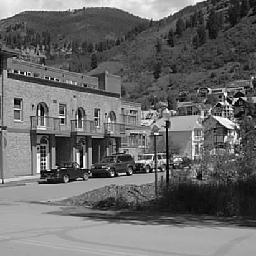
#> input picture testing/1009.jpg, 256 x 256 px
$ python -i dense_sift_pyramid.py   (imports and definitions only)
#> lines starting #> are read from the running program, lines starting #| are printed output that depends on the picture
import numpy as np
import cv2
from sklearn.cluster import MiniBatchKMeans
from sklearn.preprocessing import normalize


class DenseSIFTPyramid:
    """
    Dense SIFT in a Gaussian Pyramid
    Extract Dense SIFT features at multiple scales of Gaussian pyramid
    """
    def __init__(self, n_words=250, max_sample=200000, batch_size=100,
                 n_scales=3, scale_factor=0.7, step_size=8, random_state=0):
        """
        Parameters
        ----------
        n_words : int
            Visual vocabulary size
        max_sample : int
            Maximum number of descriptors to sample
        batch_size : int
            Batch size for MiniBatchKMeans
        n_scales : int
            Number of pyramid scales (including original image)
        scale_factor : float
            Pyramid scale factor (scale ratio of each level relative to previous level)
        step_size : int
            Step size for dense sampling
        random_state : int
            Random seed
        """
        self._n_words = n_words
        self._max_sample = max_sample
        self._batch_size = batch_size
        self._n_scales = n_scales
        self._scale_factor = scale_factor
        self._step_size = step_size
        self._random_state = random_state

        self.sift = cv2.SIFT_create()
        self.kmeans = None

        # Feature dimension: each scale contributes n_words histogram bins
        self._feature_dim = n_scales * n_words

    @property
    def feature_dim(self):
        return self._feature_dim

    def _build_gaussian_pyramid(self, img: np.ndarray) -> list:
        """
        Build Gaussian pyramid

        Parameters
        ----------
        img : numpy.ndarray
            Input image

        Returns
        -------
        list
            Pyramid levels list, from large to small
        """
        pyramid = [img]
        current_img = img.copy()

        for i in range(1, self._n_scales):
            # Calculate new size
            new_size = (int(current_img.shape[1] * self._scale_factor),
                       int(current_img.shape[0] * self._scale_factor))

            # Gaussian blur first, then downsample
            blurred = cv2.GaussianBlur(current_img, (5, 5), 1.0)
            scaled = cv2.resize(blurred, new_size, interpolation=cv2.INTER_LINEAR)

            pyramid.append(scaled)
            current_img = scaled

        return pyramid

    def _extract_dense_sift_single_img(self, img: np.ndarray) -> np.ndarray:
        """
        Extract Dense SIFT descriptors from a single image

        Parameters
        ----------
        img : numpy.ndarray
            Input image

        Returns
        -------
        numpy.ndarray
            SIFT descriptors
        """
        if img.dtype != np.uint8:
            img = img.astype(np.uint8)

        h, w = img.shape[:2]

        # Dense sampling: use grid with fixed step size
        keypoints = [cv2.KeyPoint(x, y, self._step_size)
                    for y in range(0, h, self._step_size)
                    for x in range(0, w, self._step_size)]

        if len(keypoints) == 0:
            return np.zeros((0, 128), dtype=np.float32)

        keypoints, desc = self.sift.compute(img, keypoints)

        if desc is None:
            return np.zeros((0, 128), dtype=np.float32)

        return desc.astype(np.float32)

    def _extract_pyramid_descriptors(self, img: np.ndarray) -> list:
        """
        Extract SIFT descriptors at all levels of Gaussian pyramid

        Parameters
        ----------
        img : numpy.ndarray
            Input image

        Returns
        -------
        list
            List of descriptors for each scale
        """
        pyramid = self._build_gaussian_pyramid(img)
        pyramid_descriptors = []

        for level, pyr_img in enumerate(pyramid):
            desc = self._extract_dense_sift_single_img(pyr_img)
            pyramid_descriptors.append(desc)

        return pyramid_descriptors

    def _build_pyramid_histogram(self, img: np.ndarray) -> np.ndarray:
        """
        Build pyramid histogram features for a single image

        Parameters
        ----------
        img : numpy.ndarray
            Input image

        Returns
        -------
        numpy.ndarray
            Concatenated pyramid feature vector
        """
        if img.dtype != np.uint8:
            img = img.astype(np.uint8)

        pyramid_descriptors = self._extract_pyramid_descriptors(img)
        all_histograms = []

        for level, desc in enumerate(pyramid_descriptors):
            # Build histogram for each scale
            if desc.shape[0] == 0:
                hist = np.zeros(self._n_words, dtype=np.float32)
            else:
                word_indices = self.kmeans.predict(desc)
                hist, _ = np.histogram(word_indices, bins=np.arange(self._n_words + 1))
                hist = hist.astype(np.float32)

            # L2 normalization
            hist = normalize(hist.reshape(1, -1), norm='l2').squeeze(0)

            # Optional: weight different scales
            # Smaller scales (coarser) typically have lower weight
            weight = 1.0 / (2 ** level)
            hist = hist * weight

            all_histograms.append(hist)

        # Concatenate histograms from all scales
        feature = np.concatenate(all_histograms)

        # Overall L2 normalization
        feature = normalize(feature.reshape(1, -1), norm='l2').squeeze(0)

        return feature

    def _extract_all_descriptors(self, imgs):
        """
        Extract SIFT descriptors from all images for training codebook

        Parameters
        ----------
        imgs : list
            List of images

        Returns
        -------
        numpy.ndarray
            Stacked array of all descriptors
        """
        all_desc = []

        for i, img in enumerate(imgs):
            pyramid_descriptors = self._extract_pyramid_descriptors(img)

            # Collect descriptors from all scales
            for desc in pyramid_descriptors:
                if desc.shape[0] > 0:
                    all_desc.append(desc)

            if (i + 1) % 100 == 0:
                print(f"[DenseSIFTPyramid] Processed {i + 1}/{len(imgs)} images")

        if len(all_desc) == 0:
            raise ValueError("No descriptors extracted!")

        return np.vstack(all_desc)

    def fit(self, imgs):
        """
        Train visual vocabulary (codebook)

        Parameters
        ----------
        imgs : list
            List of training images

        Returns
        -------
        self
        """
        print(f"[DenseSIFTPyramid] Extracting Dense SIFT descriptors from Gaussian pyramid...")
        print(f"[DenseSIFTPyramid] Pyramid parameters: {self._n_scales} scales, scale_factor={self._scale_factor}")

        all_desc = self._extract_all_descriptors(imgs)
        print(f"[DenseSIFTPyramid] Total descriptors: {all_desc.shape[0]}")

        # Fix random seed
        rng = np.random.default_rng(self._random_state)

        # Sampling
        if all_desc.shape[0] > self._max_sample:
            sample_indices = rng.choice(all_desc.shape[0],
                                       size=self._max_sample,
                                       replace=False)
            sample_desc = all_desc[sample_indices]
            print(f"[DenseSIFTPyramid] Sampled {sample_desc.shape[0]} descriptors")
        else:
            sample_desc = all_desc

        # K-Means clustering
        print(f"[DenseSIFTPyramid] Training K-Means (n_clusters={self._n_words})...")
        self.kmeans = MiniBatchKMeans(
            n_clusters=self._n_words,
            batch_size=self._batch_size,
            random_state=self._random_state,
            verbose=0
        )
        self.kmeans.fit(sample_desc)

        print(f"[DenseSIFTPyramid] Training complete! Feature dimension: {self._feature_dim}")
        return self

    def transform(self, imgs):
        """
        Transform images to pyramid SIFT features

        Parameters
        ----------
        imgs : list
            List of images

        Returns
        -------
        numpy.ndarray
            Feature matrix (n_images, feature_dim)
        """
        if self.kmeans is None:
            raise Exception("Model not trained yet, please call fit() first!")

        X = []
        for i, img in enumerate(imgs):
            feature = self._build_pyramid_histogram(img)
            X.append(feature)

            if (i + 1) % 100 == 0:
                print(f"[DenseSIFTPyramid] Processed {i + 1}/{len(imgs)} images")

        return np.vstack(X)

    def fit_transform(self, imgs):
        """
        Train and transform

        Parameters
        ----------
        imgs : list
            List of images

        Returns
        -------
        numpy.ndarray
            Feature matrix
        """
        self.fit(imgs)
        return self.transform(imgs)


# [25 lines not run here, left out]

>>> import cv2
>>> picture = cv2.imread('testing/1009.jpg')
#> picture is the input picture: shape (256, 256, 3); min 0, max 255, mean 105.6
>>> result = DenseSIFTPyramid().fit_transform(picture)
#> the loop in _extract_all_descriptors, `for i, img in enumerate(imgs):` made 256 passes
#| [DenseSIFTPyramid] Processed 100/256 images
#| [DenseSIFTPyramid] Processed 200/256 images
#| [DenseSIFTPyramid] Total descriptors: 18176
#> the loop in transform, `for i, img in enumerate(imgs):` made 256 passes
#| [DenseSIFTPyramid] Processed 100/256 images
#| [DenseSIFTPyramid] Processed 200/256 images
#> in transform, `return np.vstack(X)`:
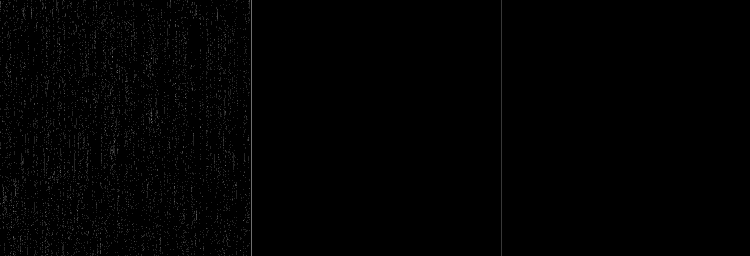
#> returned value: shape (256, 750) float32; min 0, max 0.494, mean 0.00692

$ run again, on testing/1011.jpg
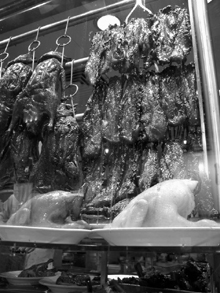
#> input picture testing/1011.jpg, 220 x 293 px
#> picture is the input picture: shape (293, 220, 3); min 0, max 255, mean 92
#> the loop in _extract_all_descriptors, `for i, img in enumerate(imgs):` made 293 passes
#| [DenseSIFTPyramid] Processed 100/293 images
#| [DenseSIFTPyramid] Processed 200/293 images
#| [DenseSIFTPyramid] Total descriptors: 18166
#> the loop in transform, `for i, img in enumerate(imgs):` made 293 passes
#| [DenseSIFTPyramid] Processed 100/293 images
#| [DenseSIFTPyramid] Processed 200/293 images
#> in transform, `return np.vstack(X)`:
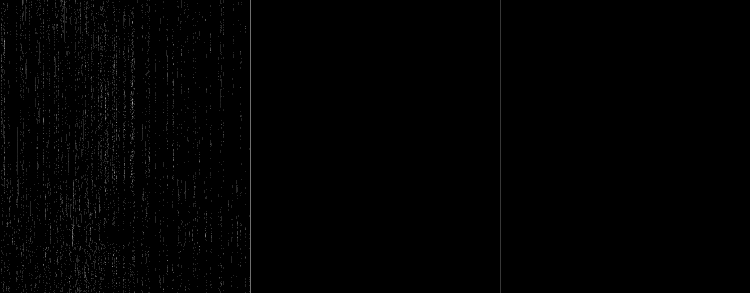
#> returned value: shape (293, 750) float32; min 0, max 0.701, mean 0.00631

$ run again, on testing/1059.jpg
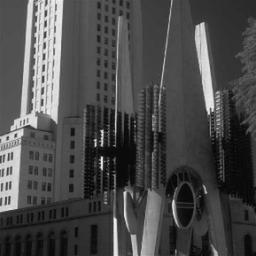
#> input picture testing/1059.jpg, 256 x 256 px
#> picture is the input picture: shape (256, 256, 3); min 0, max 246, mean 74.2
#> the loop in _extract_all_descriptors, `for i, img in enumerate(imgs):` made 256 passes
#| [DenseSIFTPyramid] Processed 100/256 images
#| [DenseSIFTPyramid] Processed 200/256 images
#| [DenseSIFTPyramid] Total descriptors: 18176
#> the loop in transform, `for i, img in enumerate(imgs):` made 256 passes
#| [DenseSIFTPyramid] Processed 100/256 images
#| [DenseSIFTPyramid] Processed 200/256 images
#> in transform, `return np.vstack(X)`:
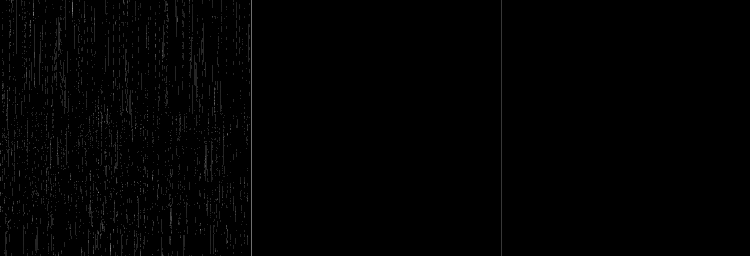
#> returned value: shape (256, 750) float32; min 0, max 0.526, mean 0.00704

$ run again, on testing/1069.jpg
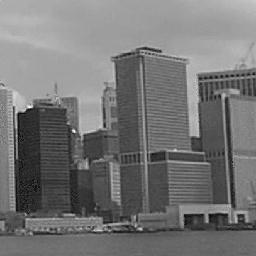
#> input picture testing/1069.jpg, 256 x 256 px
#> picture is the input picture: shape (256, 256, 3); min 0, max 255, mean 117
#> the loop in _extract_all_descriptors, `for i, img in enumerate(imgs):` made 256 passes
#| [DenseSIFTPyramid] Processed 100/256 images
#| [DenseSIFTPyramid] Processed 200/256 images
#| [DenseSIFTPyramid] Total descriptors: 18176
#> the loop in transform, `for i, img in enumerate(imgs):` made 256 passes
#| [DenseSIFTPyramid] Processed 100/256 images
#| [DenseSIFTPyramid] Processed 200/256 images
#> in transform, `return np.vstack(X)`:
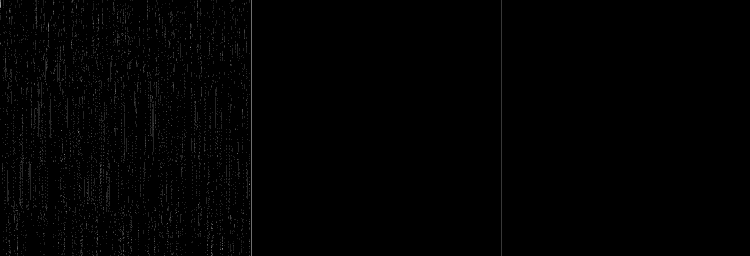
#> returned value: shape (256, 750) float32; min 0, max 0.617, mean 0.00691
